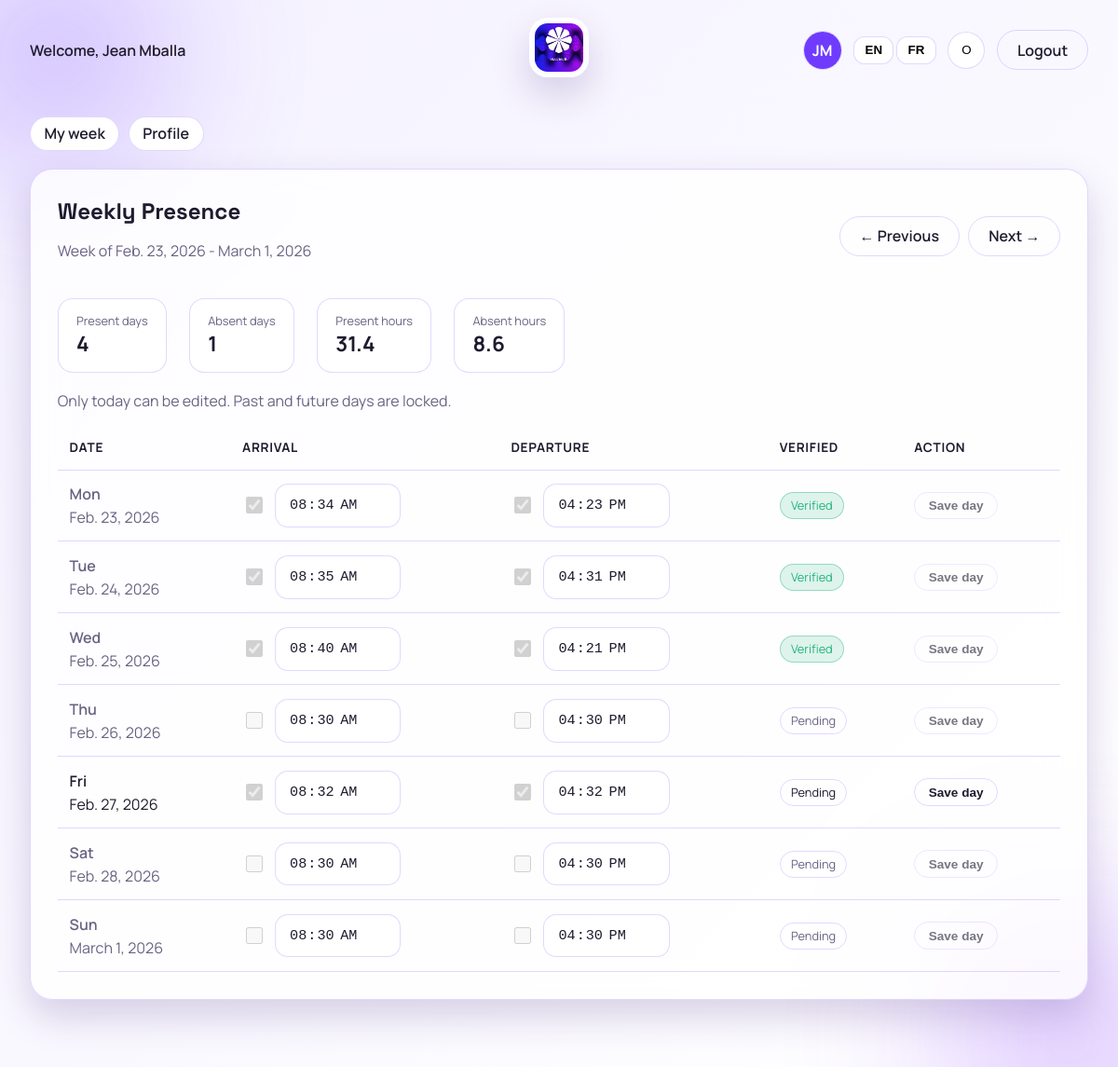
/employee/ (signed in), run on the app's committed database.
### attendance/models.py (models this page shows, shortened)
class User(AbstractUser):
    class Roles(models.TextChoices):
        ADMIN = "admin", _("Admin")
        SUPERVISOR = "supervisor", _("Supervisor")
        EMPLOYEE = "employee", _("Employee")
    role = models.CharField(
        max_length=20, choices=Roles.choices, default=Roles.EMPLOYEE
    )
    department = models.ForeignKey(
        Department, on_delete=models.SET_NULL, null=True, blank=True
    )
    is_intern = models.BooleanField(default=False)
    start_date = models.DateField(default=timezone.localdate)
    profile_image = models.ImageField(upload_to="profiles/", null=True, blank=True)
    @property
    def is_admin(self) -> bool:
        return self.is_superuser or self.role == self.Roles.ADMIN
    @property
    def is_supervisor(self) -> bool:
        return self.is_superuser or self.role == self.Roles.SUPERVISOR
    def expected_end_time(self) -> time:
        return INTERN_END_TIME if self.is_intern else WORK_END_TIME
    def initials(self) -> str:
        full_name = f"{self.first_name} {self.last_name}".strip()
        parts = [part for part in full_name.split() if part]
        if len(parts) >= 2:
            return f"{parts[0][0]}{parts[1][0]}".upper()
        if len(parts) == 1:
            return parts[0][:2].upper()
        return (self.username or "U")[:2].upper()
    def avatar_color(self) -> str:
        palette = [
            "#6F3CFF",
            "#9C5BFF",
            "#F05CFF",
            "#24B47E",
            "#FF7A59",
            "#1F8EFA",
            "#F2C94C",
            "#5E60CE",
        ]
        seed = f"{self.username}{self.first_name}{self.last_name}"
        total = sum(ord(char) for char in seed) if seed else 0
        return palette[total % len(palette)]

class AttendanceDay(models.Model):
    user = models.ForeignKey(User, on_delete=models.CASCADE, related_name="attendances")
    date = models.DateField()
    arrival_time = models.TimeField(null=True, blank=True)
    departure_time = models.TimeField(null=True, blank=True)
    verified_by = models.ForeignKey(
        User,
        null=True,
        blank=True,
        on_delete=models.SET_NULL,
        related_name="verified_attendances",
    )
    verified_at = models.DateTimeField(null=True, blank=True)
    created_at = models.DateTimeField(auto_now_add=True)
    updated_at = models.DateTimeField(auto_now=True)
    class Meta:
        ordering = ["-date", "user__last_name", "user__first_name"]
        constraints = [
            models.UniqueConstraint(fields=["user", "date"], name="unique_attendance_day")
        ]
    @property
    def is_verified(self) -> bool:
        return self.verified_by is not None

### attendance/views.py (the view, shortened to what this page needs)
# urls.py: path("employee/", views.employee_week, name="employee_week"),
@login_required
def employee_week(request):
    viewer = request.user
    target_id = request.GET.get("user") or request.POST.get("user_id")
    target_user = viewer
    today = timezone.localdate()
    week_start = parse_date(request.GET.get("week")) or get_week_start(today)
    week_days = get_week_days(week_start)
    week_end = week_start + timedelta(days=6)
    attendance_qs = AttendanceDay.objects.filter(
        user=target_user, date__range=(week_start, week_end)
    )
    attendance_map = {record.date: record for record in attendance_qs}
    is_self_employee = viewer == target_user and viewer.role == User.Roles.EMPLOYEE
    effective_end = min(week_end, today)
    effective_start = max(week_start, target_user.start_date)
    present_days = sum(
        1
        for record in attendance_map.values()
        if record.arrival_time is not None
        and effective_start <= record.date <= effective_end
    )
    expected_days = (
        working_days_between(effective_start, effective_end)
        if effective_start <= effective_end
        else 0
    )
    absent_days = max(expected_days - present_days, 0)
    present_hours = 0.0
    for record in attendance_map.values():
        if (
            record.arrival_time
            and record.departure_time
            and effective_start <= record.date <= effective_end
        ):
            present_hours += hours_between(record.arrival_time, record.departure_time)
    expected_hours = expected_daily_hours(target_user.is_intern) * expected_days
    absent_hours = max(expected_hours - present_hours, 0)
    week_rows = []
    for day in week_days:
        record = attendance_map.get(day)
        is_before_start = day < target_user.start_date
        if is_self_employee:
            can_edit_arrival = day == today and (
                record is None or record.arrival_time is None
            )
            can_edit_departure = day == today and (
                record is None or record.departure_time is None
            )
        if is_before_start:
            can_edit_arrival = False
            can_edit_departure = False
        is_locked = is_before_start or day > today or (is_self_employee and day != today)
        week_rows.append(
            {
                "date": day,
                "record": record,
                "can_edit_arrival": can_edit_arrival,
                "can_edit_departure": can_edit_departure,
                "is_future": day > today,
                "is_before_start": is_before_start,
                "is_locked": is_locked,
            }
        )
    context = {
        "week_start": week_start,
        "week_end": week_end,
        "prev_week": week_start - timedelta(days=7),
        "next_week": week_start + timedelta(days=7),
        "week_rows": week_rows,
        "today": today,
        "present_days": present_days,
        "absent_days": absent_days,
        "present_hours": present_hours,
        "absent_hours": absent_hours,
        "expected_hours": expected_hours,
        "default_departure_time": target_user.expected_end_time(),
        "target_user": target_user,
        "is_editing_other": target_user != viewer,
        "is_self_employee": is_self_employee,
    }
    return render(request, "employee_week.html", context)

### attendance/utils.py (called while the page is built)
def get_week_start(day: date) -> date:
    return day - timedelta(days=day.weekday())

def get_week_days(week_start: date) -> list[date]:
    return [week_start + timedelta(days=offset) for offset in range(7)]

def parse_date(value: Optional[str]) -> Optional[date]:
    if not value:
        return None
    try:
        return date.fromisoformat(value)
    except ValueError:
        return None

def date_range(start: date, end: date) -> Iterable[date]:
    current = start
    while current <= end:
        yield current
        current += timedelta(days=1)

def working_days_between(start: date, end: date) -> int:
    count = 0
    for day in date_range(start, end):
        if day.weekday() < 5:
            count += 1
    return count

def get_client_ip(request) -> str:
    forwarded = request.META.get("HTTP_X_FORWARDED_FOR")
    if forwarded:
        return forwarded.split(",")[0].strip()
    return request.META.get("REMOTE_ADDR", "")

def hours_between(start_time: time, end_time: time) -> float:
    start_dt = datetime.combine(date.today(), start_time)
    end_dt = datetime.combine(date.today(), end_time)
    delta = end_dt - start_dt
    return max(delta.total_seconds() / 3600, 0)

def expected_daily_hours(is_intern: bool) -> float:
    end_time = INTERN_END_TIME if is_intern else WORK_END_TIME
    return hours_between(WORK_START_TIME, end_time)

### templates/employee_week.html (shortened to what this page needs)
{% extends "base.html" %}
{% load i18n %}
{% block content %}
  <section class="card">
    <div class="card-header">
      <div>
        <h1>{% trans "Weekly Presence" %}</h1>
        <p class="muted">
          {% trans "Week of" %} {{ week_start }} - {{ week_end }}
        </p>
      </div>
      <div class="header-actions">
        <a class="btn btn-outline" href="?week={{ prev_week|date:'Y-m-d' }}">&#8592; {% trans "Previous" %}</a>
        <a class="btn btn-outline" href="?week={{ next_week|date:'Y-m-d' }}">{% trans "Next" %} &#8594;</a>
      </div>
    </div>
    <div class="stats">
      <div class="stat">
        <span class="stat-label">{% trans "Present days" %}</span>
        <span class="stat-value">{{ present_days }}</span>
      </div>
      <div class="stat">
        <span class="stat-label">{% trans "Absent days" %}</span>
        <span class="stat-value">{{ absent_days }}</span>
      </div>
      <div class="stat">
        <span class="stat-label">{% trans "Present hours" %}</span>
        <span class="stat-value">{{ present_hours|floatformat:1 }}</span>
      </div>
      <div class="stat">
        <span class="stat-label">{% trans "Absent hours" %}</span>
        <span class="stat-value">{{ absent_hours|floatformat:1 }}</span>
      </div>
    </div>
    {% if is_self_employee %}
      <p class="muted">{% trans "Only today can be edited. Past and future days are locked." %}</p>
    {% endif %}
    <form method="post" class="form">
      <div class="table-wrap">
        <table class="data-table">
          <thead>
            <tr>
              <th>{% trans "Date" %}</th>
              <th>{% trans "Arrival" %}</th>
              <th>{% trans "Departure" %}</th>
              <th>{% trans "Verified" %}</th>
              <th>{% trans "Action" %}</th>
            </tr>
          </thead>
          <tbody>
            {% for row in week_rows %}
              <tr class="{% if row.is_locked %}row-muted{% endif %}">
                <td>
                  <div class="date-cell">
                    <span class="date-day">{{ row.date|date:"D" }}</span>
                    <span class="date-full">{{ row.date }}</span>
                  </div>
                </td>
                <td>
                  <div class="checkline">
                    <input
                      type="checkbox"
                      name="arrive_{{ row.date|date:'Y-m-d' }}"
                      {% if row.record and row.record.arrival_time %}checked{% endif %}
                      {% if not row.can_edit_arrival %}disabled{% endif %}
                    />
                    <input
                      type="time"
                      name="arrive_time_{{ row.date|date:'Y-m-d' }}"
                      value="{% if row.record and row.record.arrival_time %}{{ row.record.arrival_time|time:'H:i' }}{% else %}08:30{% endif %}"
                      {% if not row.can_edit_arrival %}disabled{% endif %}
                    />
                  </div>
                </td>
                <td>
                  <div class="checkline">
                    <input
                      type="checkbox"
                      name="depart_{{ row.date|date:'Y-m-d' }}"
                      {% if row.record and row.record.departure_time %}checked{% endif %}
                      {% if not row.can_edit_departure %}disabled{% endif %}
                    />
                    <input
                      type="time"
                      name="depart_time_{{ row.date|date:'Y-m-d' }}"
                      value="{% if row.record and row.record.departure_time %}{{ row.record.departure_time|time:'H:i' }}{% else %}{{ default_departure_time|time:'H:i' }}{% endif %}"
                      {% if not row.can_edit_departure %}disabled{% endif %}
                    />
                  </div>
                </td>
                <td>
                  {% if row.record and row.record.is_verified %}
                    <span class="badge success">{% trans "Verified" %}</span>
                  {% else %}
                    <span class="badge">{% trans "Pending" %}</span>
                  {% endif %}
                </td>
                <td>
                  <button
                    class="btn btn-outline btn-sm"
                    type="submit"
                    name="save_day"
                    value="{{ row.date|date:'Y-m-d' }}"
                    {% if row.is_locked %}disabled{% endif %}
                  >
                    {% trans "Save day" %}
                  </button>
                </td>
              </tr>
            {% endfor %}
          </tbody>
        </table>
      </div>
    </form>
  </section>
{% endblock %}

### templates/base.html (shortened to what this page needs)
{% load static i18n %}
<!DOCTYPE html>
<html lang="{{ LANGUAGE_CODE }}" data-theme="light">
  <head>
    <link rel="stylesheet" href="{% static 'css/styles.css' %}" />
    <link
      rel="stylesheet"
      href="https://cdnjs.cloudflare.com/ajax/libs/font-awesome/6.5.1/css/all.min.css"
    />
  </head>
  <body>
    <div class="bg-orb orb-1"></div>
    <div class="bg-orb orb-2"></div>
    <header class="topbar">
      <div class="nav-left">
        {% if user.is_authenticated %}
          <div class="welcome">
            {% trans "Welcome" %}, {{ user.get_full_name|default:user.username }}
          </div>
        {% else %}
          <div class="welcome">{% trans "Welcome" %}</div>
        {% endif %}
      </div>
      <div class="nav-center">
        <img class="logo" src="{% static 'logo.jpg' %}" alt="Naumur logo" />
      </div>
      <div class="nav-right">
        {% if user.is_authenticated %}
          <a class="avatar-link" href="{% url 'profile' %}">
            {% if user.profile_image %}
              <img class="avatar-img" src="{{ user.profile_image.url }}" alt="{{ user.get_full_name|default:user.username }}" />
            {% else %}
              <span class="avatar-fallback" style="background: {{ user.avatar_color }};">
                {{ user.initials }}
              </span>
            {% endif %}
          </a>
        {% endif %}
        <form class="lang-switch" action="{% url 'set_language' %}" method="post">
          <button type="submit" name="language" value="en">EN</button>
          <button type="submit" name="language" value="fr">FR</button>
        </form>
        <button class="theme-toggle" type="button" data-theme-toggle>
          <span class="theme-icon" aria-hidden="true">O</span>
        </button>
        {% if user.is_authenticated %}
          <a class="btn btn-outline" href="{% url 'logout' %}">{% trans "Logout" %}</a>
        {% endif %}
      </div>
    </header>
    <main class="container">
      {% if user.is_authenticated %}
        <nav class="subnav">
          <a class="chip" href="{% url 'employee_week' %}">{% trans "My week" %}</a>
          <a class="chip" href="{% url 'profile' %}">{% trans "Profile" %}</a>
        </nav>
      {% endif %}
      {% block content %}{% endblock %}
    </main>
  </body>
</html>

### data on the page
User: get_full_name "Jean Mballa", initials "JM"
AttendanceDay: date "Mon", date "Feb. 23, 2026", arrival_time "☑", record.arrival_time "08:34", departure_time "☑", record.departure_time "16:23"
AttendanceDay: date "Tue", date "Feb. 24, 2026", arrival_time "☑", record.arrival_time "08:35", departure_time "☑", record.departure_time "16:31"
AttendanceDay: date "Wed", date "Feb. 25, 2026", arrival_time "☑", record.arrival_time "08:40", departure_time "☑", record.departure_time "16:21"
AttendanceDay: date "Fri", date "Feb. 27, 2026", arrival_time "☑", record.arrival_time "08:32", departure_time "☑", record.departure_time "16:32"

### other printed values
{{ week_start }} "Feb. 23, 2026"
{{ week_end }} "March 1, 2026"
{{ present_days }} "4"
{{ absent_days }} "1"
{{ present_hours|floatformat:1 }} "31.4"
{{ absent_hours|floatformat:1 }} "8.6"
{{ row.date|date:"D" }} "Thu" "Sat" "Sun"
{{ row.date }} "Feb. 26, 2026" "Feb. 28, 2026" "March 1, 2026"
